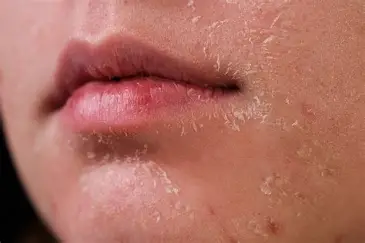
#> input picture data/dryness/severe/dryness s.1.webp, 365 x 243 px
$ python -i model.py   (imports and definitions only)   (older library calls are emulated)
#> lines starting #> are read from the running program, lines starting #| are printed output that depends on the picture; after the words box and inside, x2 and y2 are one past the last pixel; in counts of white or black regions, pixels touching at a corner belong together
#> further down, picture is the input picture: shape (243, 365, 3); mean B, G, R 97.5, 110.1, 174.5
import numpy as np
import cv2
from PIL import Image

def pil_to_cv(image: Image.Image) -> np.ndarray:
    return cv2.cvtColor(np.array(image), cv2.COLOR_RGB2BGR)

def normalize(value: float, low: float, high: float) -> float:
    if high == low:
        return 0.0
    scaled = (value - low) / (high - low)
    return float(np.clip(scaled * 10.0, 0.0, 10.0))

def predict_scores(image: Image.Image) -> dict:
    img = pil_to_cv(image)
    h, w = img.shape[:2]
#> h = 243; w = 365

    # Redimensionar para estabilidad
    target = 640
    scale = target / max(h, w)
#> scale = 1.75
    img_resized = cv2.resize(img, (int(w * scale), int(h * scale)), interpolation=cv2.INTER_AREA)

    # Recorte central
    rh, rw = img_resized.shape[:2]
#> rh = 426; rw = 640
    pad = int(0.08 * max(rh, rw))
#> pad = 51
    r = img_resized[pad:rh - pad, pad:rw - pad]
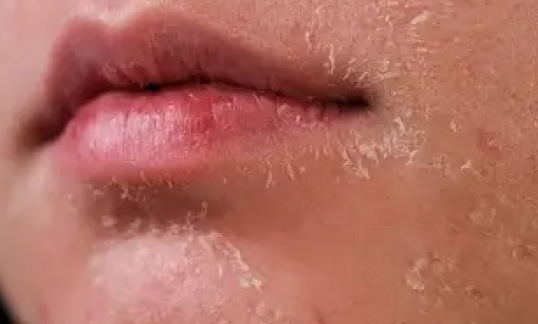
#> r: shape (324, 538, 3); mean R, G, B 177.2, 108.4, 96.5

    # Espacios de color
    gray = cv2.cvtColor(r, cv2.COLOR_BGR2GRAY)
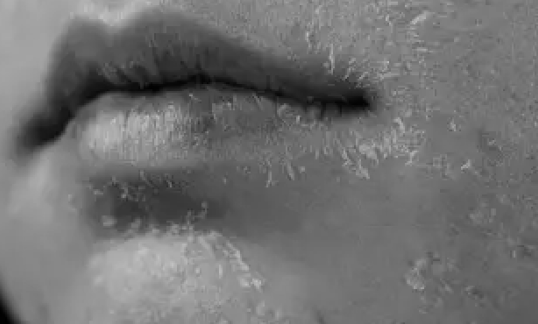
#> gray: shape (324, 538); min 0, max 195, mean 112.7
    lab = cv2.cvtColor(r, cv2.COLOR_BGR2Lab)
#> lab: shape (324, 538, 3); mean of channels 0, 1, 2 121.1, 142.6, 89.9
    l_channel, a_channel, b_channel = cv2.split(lab)
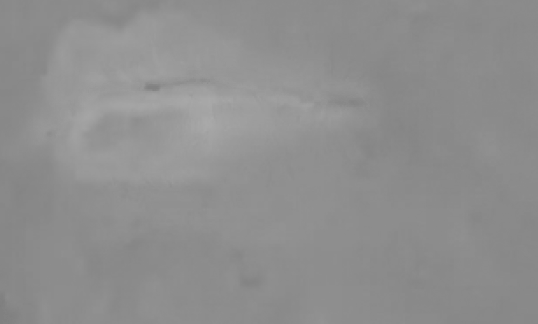
#> a_channel: shape (324, 538); min 126, max 169, mean 142.6
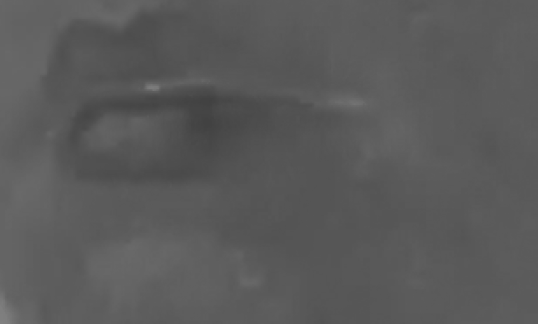
#> b_channel: shape (324, 538); min 65, max 128, mean 89.9

    # Brightness
    brightness_val = float(np.mean(l_channel))
#> brightness_val = 121.1
    brightness_score = 10.0 - normalize(brightness_val, 40, 180)
#> in normalize, `scaled = (value - low) / (high - low)`: scaled = 0.58
#> brightness_score = 4.2

    # Dryness (contraste local)
    l_norm = l_channel.astype(np.float32) / 255.0
    local_mean = cv2.GaussianBlur(l_norm, (0, 0), 3)
    local_var = cv2.GaussianBlur((l_norm - local_mean) ** 2, (0, 0), 3)
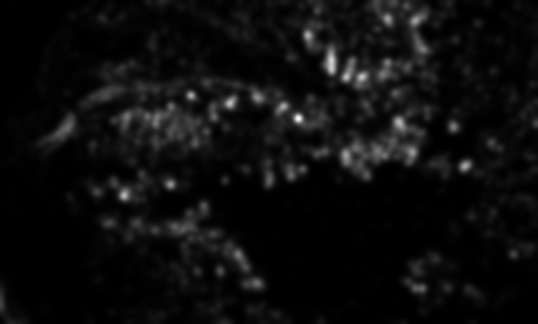
#> local_var: shape (324, 538) float32; min 3.39e-07, max 0.00644, mean 0.000339; drawn with min black and max white
    dryness_metric = float(np.mean(local_var))
#> dryness_metric = 0.000339
    dryness_score = normalize(dryness_metric, 0.0005, 0.01)
#> dryness_score = 0

    # Texture-pores (Laplaciano)
    lap = cv2.Laplacian(gray, cv2.CV_32F, ksize=3)
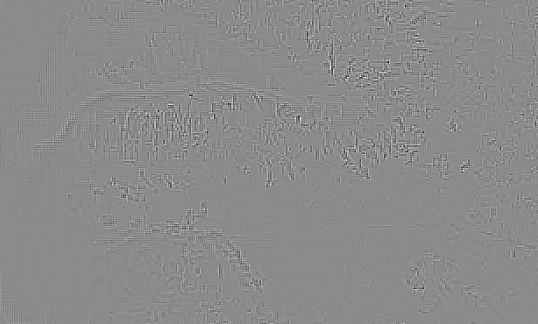
#> lap: shape (324, 538) float32; min -382, max 318, mean 0; drawn with min black and max white
    pores_metric = float(np.mean(np.abs(lap)))
#> pores_metric = 14.18
    texture_pores_score = normalize(pores_metric, 0.5, 5.0)
#> texture_pores_score = 10

    # Lines (bordes finos)
    edges_fine = cv2.Canny(gray, 30, 90)
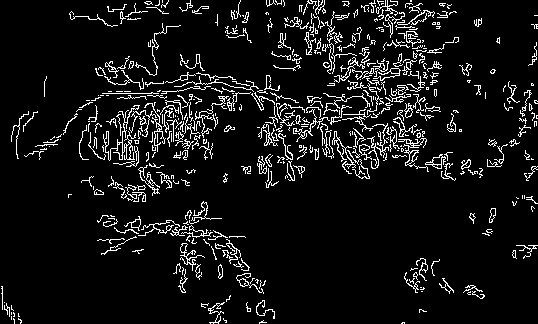
#> edges_fine: shape (324, 538); 7.9% white in thin lines or dots
    lines_metric = float(np.sum(edges_fine > 0)) / edges_fine.size
#> lines_metric = 0.0785
    lines_score = normalize(lines_metric, 0.005, 0.08)
#> lines_score = 9.8

    # Wrinkles (bordes duros)
    blur = cv2.GaussianBlur(gray, (0, 0), 1.8)
    edges_hard = cv2.Canny(blur, 80, 160)
#> edges_hard: shape (324, 538); every value is 0
    kernel = np.ones((3, 3), np.uint8)
    edges_closed = cv2.morphologyEx(edges_hard, cv2.MORPH_CLOSE, kernel, iterations=1)
    wrinkles_metric = float(np.sum(edges_closed > 0)) / edges_closed.size
#> wrinkles_metric = 0
    wrinkles_score = normalize(wrinkles_metric, 0.01, 0.12)
#> wrinkles_score = 0

    # Pigmentation (varianza + skewness)
    a = a_channel.astype(np.float32)
    b = b_channel.astype(np.float32)
    var_ab = float(np.var(a) + np.var(b))
#> var_ab = 77.19

    def skew(x):
        x = x.flatten().astype(np.float32)
        m = np.mean(x)
#> m = 142.6
        s = np.std(x) + 1e-6
#> s = 6.21
        return float(np.mean(((x - m) / s) ** 3))

    skew_ab = abs(skew(a)) + abs(skew(b))
#> skew_ab = 1.46
    pigmentation_metric = var_ab / (255.0 ** 2) + 0.5 * skew_ab
#> pigmentation_metric = 0.734
    pigmentation_score = normalize(pigmentation_metric, 0.002, 0.12)
#> pigmentation_score = 10

    return {
        "brightness": round(brightness_score, 1),
        "dryness": round(dryness_score, 1),
        "lines": round(lines_score, 1),
        "pigmentation": round(pigmentation_score, 1),
        "texture-pores": round(texture_pores_score, 1),
        "wrinkles": round(wrinkles_score, 1),
    }

>>> import cv2
>>> picture = cv2.imread('data/dryness/severe/dryness s.1.webp')
>>> result = predict_scores(picture)
#> result = {'brightness': 4.2, 'dryness': 0, 'lines': 9.8, 'pigmentation': 10, 'texture-pores': 10, 'wrinkles': 0}

$ run again, on data/dryness/severe/dryness s.2.webp
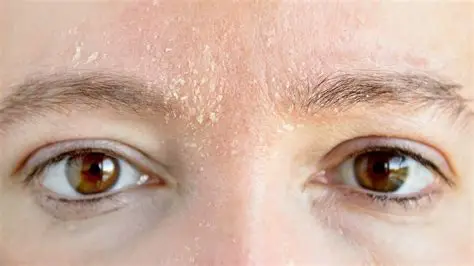
#> input picture data/dryness/severe/dryness s.2.webp, 474 x 266 px
#> picture is the input picture: shape (266, 474, 3); mean B, G, R 159.4, 175.5, 205.9
#> lab: shape (257, 538, 3); mean of channels 0, 1, 2 171.7, 129.7, 109.9
#> brightness_val = 171.7
#> scaled = 0.941
#> brightness_score = 0.592
#> dryness_metric = 0.00122
#> dryness_score = 0.758
#> pores_metric = 21.41
#> texture_pores_score = 10
#> in predict_scores, `edges_fine = cv2.Canny(gray, 30, 90)`:
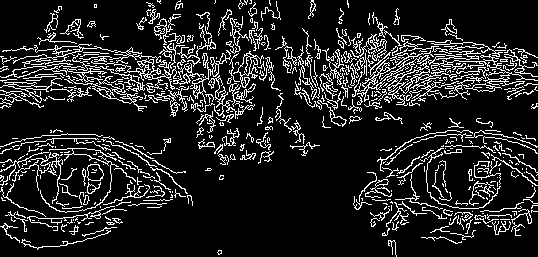
#> edges_fine: shape (257, 538); 13.7% white in thin lines or dots
#> lines_metric = 0.137
#> lines_score = 10
#> in predict_scores, `edges_hard = cv2.Canny(blur, 80, 160)`:
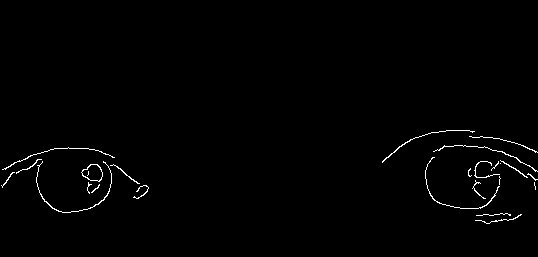
#> edges_hard: shape (257, 538); 0.96% white in thin lines or dots, all inside (x1, y1, x2, y2) = (1, 130, 538, 224)
#> edges_closed: shape (257, 538); 1% white in thin lines or dots, all inside (x1, y1, x2, y2) = (0, 130, 538, 224)
#> wrinkles_metric = 0.0101
#> var_ab = 54.78
#> m = 129.7
#> s = 2.87
#> skew_ab = 2.23
#> pigmentation_metric = 1.12
#> pigmentation_score = 10
#> result = {'brightness': 0.6, 'dryness': 0.8, 'lines': 10, 'pigmentation': 10, 'texture-pores': 10, 'wrinkles': 0}
